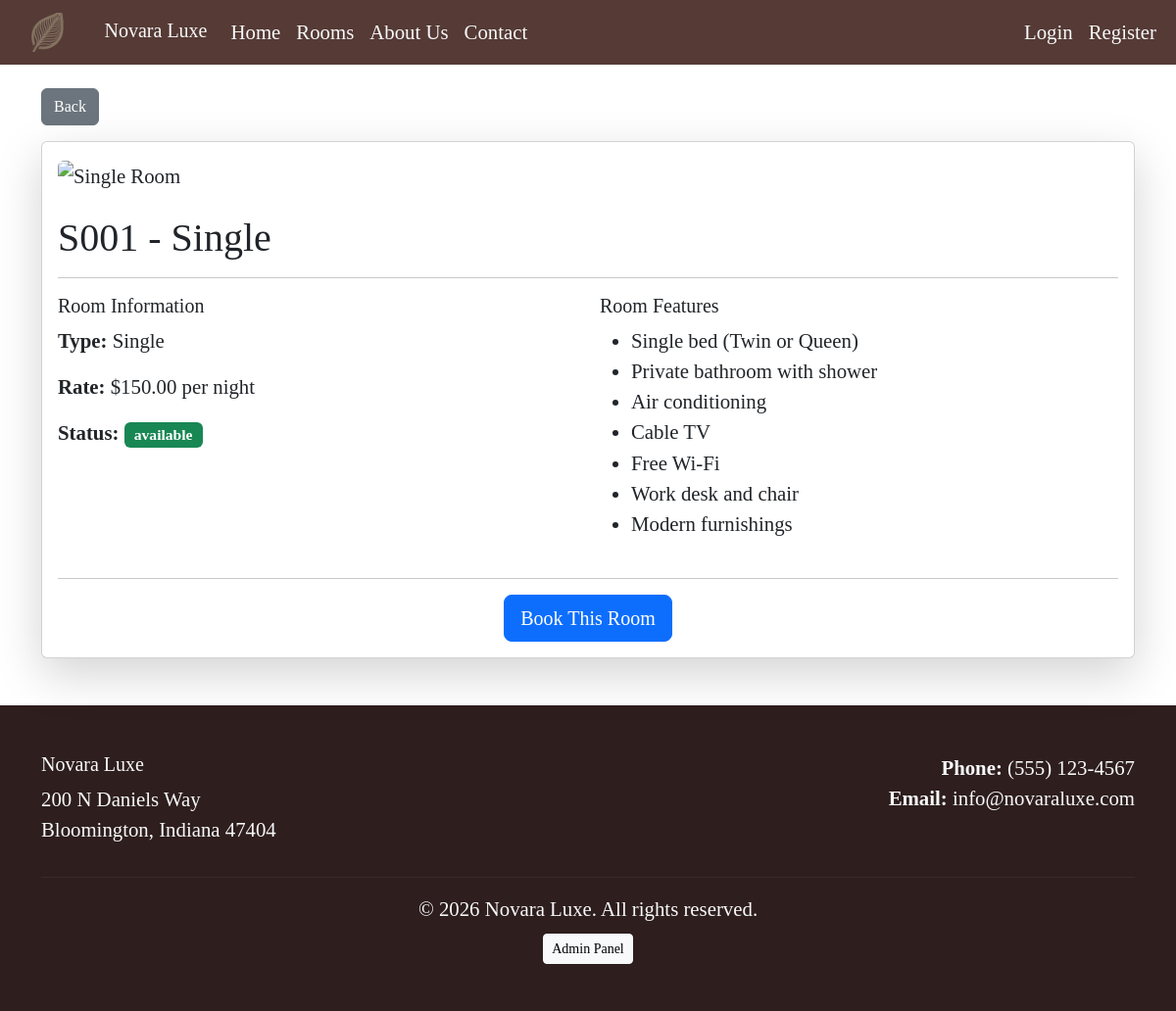
Page /room-details/1 on the committed database.
### backend.py (models this page shows)
class Room(db.Model):
    room_id = db.Column(db.Integer, primary_key=True)
    room_number = db.Column(db.String(10), unique=True, nullable=False)
    room_type = db.Column(db.String(30), nullable=False)
    rate = db.Column(db.Numeric(10,2), nullable=False)
    status = db.Column(db.String(20), default='available')

### backend.py (the view)
@app.route('/room-details/<int:room_id>')
def room_details(room_id):
    session = db.session
    room = session.get(Room, room_id)
    if not room:
        return "Room not found", 404
    return render_template('room_details.html', room=room)

### templates/room_details.html (shortened to what this page needs)
{% extends "base.html" %}
{% block content %}
<div class="container mt-4">
  <a href="javascript:history.back()" class="btn btn-secondary mb-3">Back</a>
  <div class="card shadow-lg">
    <div class="card-body">
      <div class="mb-4">
        {% if room.room_type == 'Single' %}
        <img src="{{ url_for('static', filename='images/single bed.jpg') }}" alt="Single Room" class="img-fluid rounded" style="width: 100%; object-fit: cover;">
        {% elif room.room_type == 'Double' %}
        <img src="{{ url_for('static', filename='images/double bed.jpg') }}" alt="Double Room" class="img-fluid rounded" style="width: 100%; object-fit: cover;">
        {% elif room.room_type == 'Suite' %}
        <img src="{{ url_for('static', filename='images/suite.jpg') }}" alt="Suite Room" class="img-fluid rounded" style="width: 100%; object-fit: cover;">
        {% endif %}
      </div>
      <h1>{{ room.room_number }} - {{ room.room_type }}</h1>
      <hr>
      <div class="row mb-4">
        <div class="col-md-6">
          <h5>Room Information</h5>
          <p><strong>Type:</strong> {{ room.room_type }}</p>
          <p><strong>Rate:</strong> ${{ room.rate }} per night</p>
          <p><strong>Status:</strong> <span class="badge bg-success">{{ room.status }}</span></p>
        </div>
        <div class="col-md-6">
          {% if room.room_type == 'Single' %}
          <h5>Room Features</h5>
          <ul>
            <li>Single bed (Twin or Queen)</li>
            <li>Private bathroom with shower</li>
            <li>Air conditioning</li>
            <li>Cable TV</li>
            <li>Free Wi-Fi</li>
            <li>Work desk and chair</li>
            <li>Modern furnishings</li>
          </ul>
          {% else %}
          <h5>Room Features</h5>
          <p>Standard amenities and comfort.</p>
          {% endif %}
        </div>
      </div>
      <hr>
      <div class="text-center">
        <a href="{{ url_for('reserve', room_id=room.room_id) }}" class="btn btn-primary btn-lg">Book This Room</a>
      </div>
    </div>
  </div>
</div>
{% endblock %}

### static/css/style.css (style rules this page uses)
body { padding-top: 20px; font-size: 1.3rem; background-color: '#F0EAD6'; }
* { font-family: "Bodoni 72", "Didot", "Baskerville", "Garamond", "Times New Roman", serif; }

### rows in the picture
Room: room_number "S001", room_type "Single", rate "150.00", status "available"
